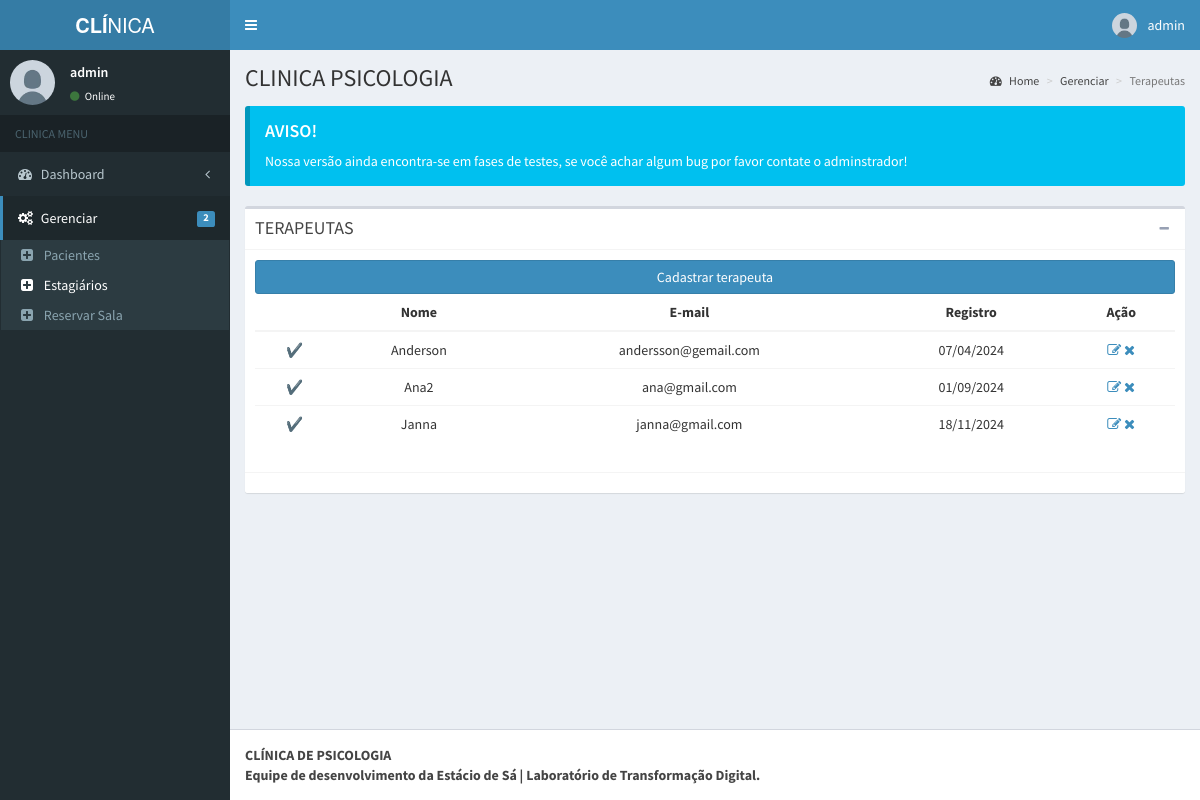
The page /admin/pages/layout/terapeutas.php (signed in) on the database as committed earlier.
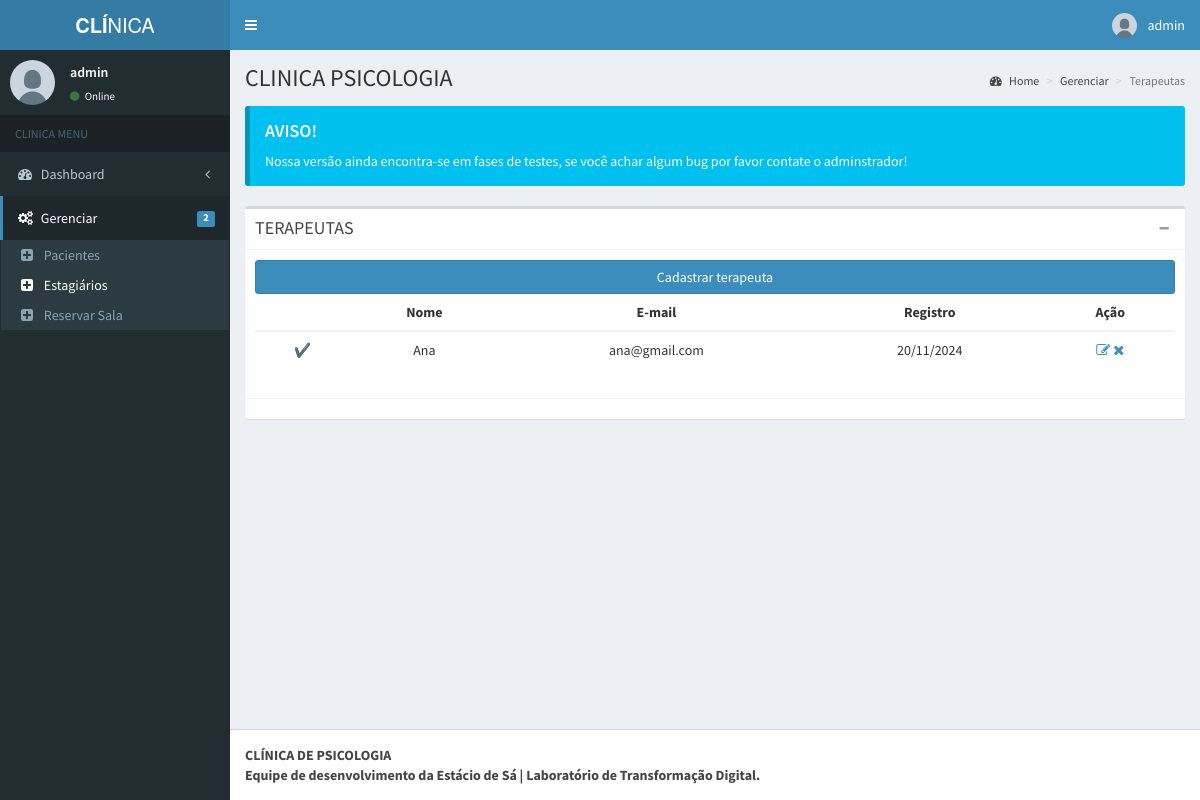
The same page on the database as committed later.
### tables this page shows
CREATE TABLE `tbl_user_terapeuta` (
  `id` int(11) NOT NULL,
  `id_disponibilidade` int(11) UNSIGNED NOT NULL,
  `id_professor` int(11) NOT NULL,
  `nome` varchar(50) NOT NULL,
  `usuario` varchar(20) NOT NULL,
  `email` varchar(100) NOT NULL,
  `senha` varchar(255) NOT NULL,
  `date` timestamp NOT NULL DEFAULT current_timestamp() ON UPDATE current_timestamp()
);

### admin/pages/layout/terapeutas.php (the view, shortened to what this page needs)
<?php
include('../../../db/conexao.php');
?>
<!DOCTYPE html>
<html>
<head>
  <link rel="stylesheet" href="../../bootstrap/css/bootstrap.min.css">
  <link rel="stylesheet" href="https://maxcdn.bootstrapcdn.com/font-awesome/4.4.0/css/font-awesome.min.css">
  <link rel="stylesheet" href="https://code.ionicframework.com/ionicons/2.0.1/css/ionicons.min.css">
  <link rel="stylesheet" href="../../dist/css/AdminLTE.min.css">
  <link rel="stylesheet" href="../../dist/css/skins/_all-skins.min.css">
</head>
<body class="hold-transition skin-blue fixed sidebar-mini">
  <div class="wrapper">
    <header class="main-header">
      <a href="../../index.php" class="logo">
        <span class="logo-lg"><b>CLÍ</b>NICA</span>
      </a>
      <nav class="navbar navbar-static-top" role="navigation">
        <a href="#" class="sidebar-toggle" data-toggle="offcanvas" role="button">
        </a>
        <div class="navbar-custom-menu">
          <ul class="nav navbar-nav">
            <li class="dropdown user user-menu">
              <a href="#" class="dropdown-toggle" data-toggle="dropdown">
                <img src="../../dist/img/user.jpg" class="user-image" alt="User Image">
                <span class="hidden-xs"><?php echo $_SESSION['nome']; ?></span>
              </a>
            </li>
          </ul>
        </div>
      </nav>
    </header>
    <aside class="main-sidebar">
      <section class="sidebar">
        <div class="user-panel">
          <div class="pull-left image">
            <img src="../../dist/img/user.jpg" class="img-circle" alt="User Image">
          </div>
          <div class="pull-left info">
            <p><?php echo $_SESSION['nome']; ?></p>
            <a href="#"><i class="fa fa-circle text-success"></i> Online</a>
          </div>
        </div>
        <ul class="sidebar-menu">
          <li class="header">CLINICA MENU</li>
          <li class="treeview">
            <a href="#">
              <i class="fa fa-dashboard"></i> <span>Dashboard</span> <i class="fa fa-angle-left pull-right"></i>
            </a>
          </li>
          <li class="treeview active">
            <a href="#">
              <i class="fa fa-gears"></i>
              <span>Gerenciar</span>
              <span class="label label-primary pull-right">2</span>
            </a>
            <ul class="treeview-menu">
              <li><a href="pacientes.php"><i class="fa fa-plus-square"></i> Pacientes</a></li>
              <li class="active"><a href="terapeutas.php"><i class="fa fa-plus-square"></i> Estagiários</a></li>
              <li><a href="../reservar-sala-segunda.php"><i class="fa fa-plus-square"></i> Reservar Sala</a></li>
            </ul>
          </li>
    </aside>
    <div class="content-wrapper">
      <section class="content-header">
        <h1>
          CLINICA PSICOLOGIA
        </h1>
        <ol class="breadcrumb">
          <li><a href="../../../index.php"><i class="fa fa-dashboard"></i> Home</a></li>
          <li><a href="#">Gerenciar</a></li>
          <li class="active">Terapeutas</li>
        </ol>
      </section>
      <section class="content">
        <div class="callout callout-info">
          <h4>AVISO!</h4>
          <p>Nossa versão ainda encontra-se em fases de testes, se você achar algum bug por favor contate o adminstrador!</p>
        </div>
        <div class="box">
          <div class="box-header with-border">
            <h3 class="box-title">TERAPEUTAS</h3>
            <div class="box-tools pull-right">
              <button class="btn btn-box-tool" data-widget="collapse" data-toggle="tooltip" title="Collapse"><i class="fa fa-minus"></i></button>
            </div>
          </div>
          <div class="box-body">
            <a href="cadastro-terapeuta.php">
              <button class="btn btn-block btn-primary">Cadastrar terapeuta</button>
            </a>
            <div>
              <table class="table table-hover text-center">
                <thead class="table-dark">
                  <tr>
                    <th></th>
                    <th scope="col">Nome</th>
                    <th scope="col">E-mail</th>
                    <th scope="col">Registro</th>
                    <th scope="col">Ação</th>
                  </tr>
                </thead>
                <tbody>
                  <?php
                  $sql = "SELECT * FROM tbl_user_terapeuta";
                  $result = mysqli_query($mysqli, $sql);
                  while ($row = mysqli_fetch_assoc($result)) {
                  ?>
                    <tr>
                    <td><?php echo ($row['id_disponibilidade']==2) ? "❌" : "✔️" ?></td>
                      <td><?php echo $row["nome"] ?></td>
                      <td><?php echo $row["email"] ?></td>
                      <td><?php echo date('d/m/Y', strtotime($row["date"])); ?></td>
                      <td style="background:white">
                        <a href="edit-terapeuta.php?id=<?php echo $row["id"] ?>" class="link-dark"><i class="fa fa-edit"></i></a>
                        <a href="delete-terapeuta.php?id=<?php echo $row["id"] ?>" class="link-dark"><i class="fa fa-remove"></i></a>
                      </td>
                    </tr>
                  <?php
                  }
                  ?>
                </tbody>
              </table>
            </div>
          </div>
          <div class="box-footer">
          </div>
        </div>
      </section>
    </div>
    <footer class="main-footer">
      <strong>CLÍNICA DE PSICOLOGIA <br> Equipe de desenvolvimento da Estácio de Sá | Laboratório de Transformação Digital.</strong>
    </footer>
  </div>
</body>
</html>

Rows that differ between the two databases and show on the page:
removed tbl_user_terapeuta: nome "Anderson", email "andersson@gemail.com", date "07/04/2024"
removed tbl_user_terapeuta: nome "Ana2", email "ana@gmail.com", date "01/09/2024"
removed tbl_user_terapeuta: nome "Janna", email "janna@gmail.com", date "18/11/2024"
added tbl_user_terapeuta: nome "Ana", email "ana@gmail.com", date "20/11/2024"
